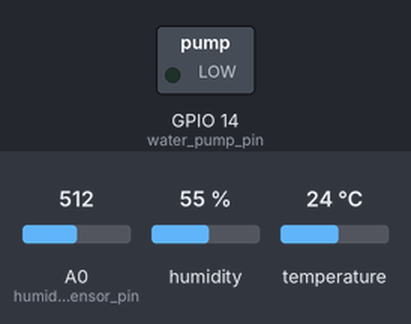
Simulated run of this sketch. Board: ESP8266 (NodeMCU). Parts: switched loads named in the sketch (green lamp = pin HIGH). The test bench sets the inputs (shaded band); at power-on: A0 (humidity_sensor_pin) = 512, temperature 24 °C, humidity 55 %. WiFi joins after 1.5 s; servers stay silent unless stated; uploads are accepted with an empty reply; what the sketch prints to the serial monitor is not drawn.

Above: at 2.7 s.
2.8 s: A0 (humidity_sensor_pin) set to 644
5.7 s: A0 (humidity_sensor_pin) set to 675
At 7.1 s:
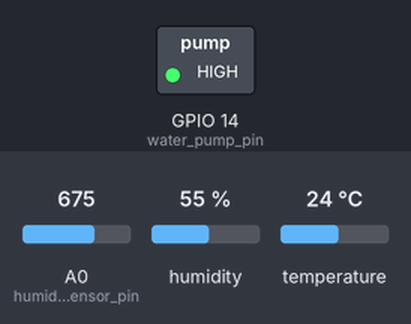
8.6 s: temperature set to 28 °C
11.5 s: temperature set to 31 °C
At 13.0 s:
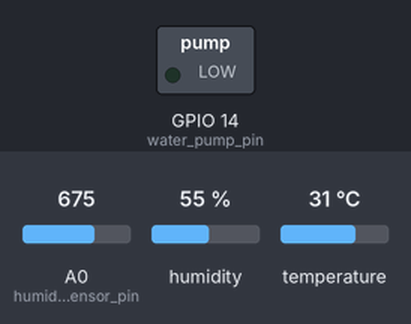
14.4 s: temperature set to 12 °C
At 16.2 s:
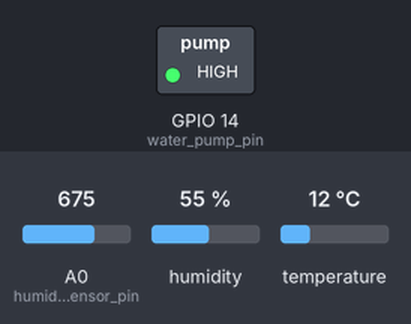
Timing chart, 0 to 17.7 s (numbered marks = the images above; inputs shaded):
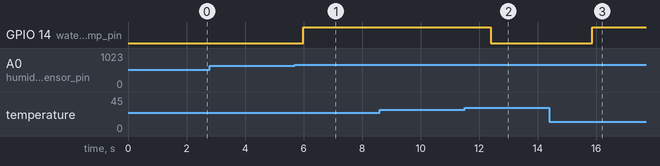

The sketch:

SistemadeRiego_PST.ino
```cpp
#include <SimpleDHT.h>
// Librería  <SimpleDHT.h> del sensor de temperatura y humedad relativa
#include <SPI.h>
#include <ESP8266WiFi.h>

//Librería <SPI.h> del motor DC compatible con la minibomba de agua DC
#define humidity_sensor_pin A0
//Se define variable del sensor de humedad en el suelo en el pin A0
//Defino variable del sensor de fotoresistencia LDR en el pin D5
// for DHT11,
//      VCC: 5V or 3V
//      GND: GND
//      DATA: 2
int pinDHT11 = 2;
// Se declara la variable pinDHT11 y lo asocio al pin 2
int water_pump_pin = 14;
//Se declara la variable mini bomba de agua y lo asocio al pin 14
int water_pump_speed = 255;
int bandera=0;
//Velocidad de la minibomba de agua oscila entre 100 como mínimo y 255 como máximo. Yo he //elegido 255 pero ustedes pueden elegir la que estimen conveniente. A más velocidad, mayor //bombeo de agua
const char* ssid = "Lab-Telematica";   //se coloca el nombre de la red a conectarse
const char* password = "l4bt3l3m4tic@"; //se coloca la contraseña de la red a conectarse
const char* host = "192.168.2.173";  //se coloca la direccion IP del servidor (raspberry)
float tiempo_inicial=0;  //se declara variable para iniciar contador de encendido de bomba
float tiempo_final=0;    //se declara variable para finalizar contador de encendido de bomba
float duracion_encendido=0;   //se declara variable para almacenar tiempo total de encendido de bomba
const float caudal_bomba=1.57;   //Caudal de la bomba en L/min
static char outstr[15];
String mac_adress="";   //se declara variable para almacenar la direccion mac del dispositivo

SimpleDHT11 dht11;

void setup() {
  Serial.begin(9600);
  pinMode(water_pump_pin,OUTPUT);
  Serial.println();
  Serial.println();
  Serial.print("Connecting to ");
  Serial.println(ssid);

  WiFi.begin(ssid, password); //inicia el proceso de conexion con la red wifi
  while (WiFi.status() != WL_CONNECTED) {
  delay(500);
  Serial.print(".");
  }
  Serial.println("");
  Serial.println("WiFi connected");
  Serial.println("IP address: ");
  Serial.println(WiFi.localIP()); //se obtiene la direccion IP de la conexion

  mac_adress= WiFi.macAddress();  //se obtiene la direccion mac del modulo wifi
  Serial.println(mac_adress);
}

void loop() {
  // start working…
// Mide la temperatura y humedad relativa y muestra resultado
  Serial.println("***********");
  Serial.println("Sample DHT11…");

  // read with raw sample data.
  byte temperature = 0;
  byte humidity_in_air = 0;
  byte data[40] = {0};
  if (dht11.read(pinDHT11, &temperature, &humidity_in_air, data)) {  //se verifica que los sensores esten funcionando correctamente
    Serial.print("Read DHT11 failed");
  }

  Serial.print("Sample RAW Bits: ");
  for (int i = 0; i < 40; i++) {
    Serial.print((int)data[i]);
    if (i > 0 && ((i + 1) % 4) == 0) {
      Serial.print(' ');
    }
  }
  Serial.println("");

  Serial.print("Sample OK: ");
  Serial.print("Temperature: ");Serial.print((int)temperature); Serial.print(" *C, ");
  Serial.print("Relative humidity in air: ");Serial.print((int)humidity_in_air); Serial.println(" %");
  int ground_humidity_value = map(analogRead(humidity_sensor_pin), 300, 1023, 100, 0);  // Mide la humedad en el suelo en % y muestra el resultado

  Serial.print("Ground humidity: ");
  Serial.print(ground_humidity_value);
  Serial.println("%");
  if( ground_humidity_value <= 50 && temperature < 30) {  //se comprueba que el valor de humedad del suelo y de temperatura sean los adecuados para encender la bomba
  bandera+=1;
  if (bandera==1){
    tiempo_inicial=millis();  //se inicia el contador
    }
  digitalWrite(water_pump_pin, HIGH);  //se enciende la bomba para empezar el riego
  Serial.println("Irrigate");
}
 else{
 digitalWrite(water_pump_pin, LOW);  //se apaga la bomba para acabar el riego
 Serial.println("Do not irrigate");

  if (bandera>0){
  bandera=0;
  tiempo_final=millis();  //se termina el contador
  duracion_encendido=(tiempo_final-tiempo_inicial)*60*caudal_bomba/1000;  //se calcula el consumo de agua total
  String duracion_final = String(duracion_encendido);
  Serial.print("connecting to ");
  Serial.println(host);

  // Use WiFiClient class to create TCP connections
  WiFiClient client;
  const int httpPort = 80;  //se declara el puerto por default
  if (!client.connect(host, httpPort)) {
  Serial.println("connection failed");
  return;
  }
 // We now create a URL for the request
 String url = "/dht11.php";   //se llama a la pagina de conexion con el servidor
 String duracion = "?duracion_riego=";  //se declara la variable que se desea envia al servidor
 String dispositivo= "&dispositivo=";

 Serial.print("Requesting URL: ");
 Serial.println(url);
 client.print(String("GET ") + url + duracion + duracion_final + dispositivo + mac_adress+ " HTTP/1.1\r\n" +
 "Host: " + host + "\r\n" + "Connection: close\r\n\r\n");  //se envia el requerimiento al servidor para subir los datos a la base de datos en phpMyadmin
 unsigned long timeout = millis();
 while (client.available() == 0) {
 if (millis() - timeout > 5000) {
 Serial.println(">>> Client Timeout !");
 client.stop();
 return;
 }
 }
 while (client.available()) {
  String line = client.readStringUntil('\r');
  Serial.print(line);
  }

 Serial.println();
 Serial.println("closing connection");
 }
}

// Ejecuta el código cada 2 segundos
 delay(2000);
}
```

Measured:
- the behaviour switches between 657 and 658 on A0 (humidity_sensor_pin) (found by bisection; images 0 and 1)
- the behaviour switches between 29 and 30 °C on temperature (found by bisection; images 1 and 2)
- after the input at 2.8 s, every drawn part: stays the same
- after the input at 5.7 s, GPIO 14 (water_pump_pin): LOW → HIGH after 0.28 s
- after the input at 8.6 s, every drawn part: stays the same
- after the input at 11.5 s, GPIO 14 (water_pump_pin): HIGH → LOW after 0.89 s
- after the input at 14.4 s, GPIO 14 (water_pump_pin): LOW → HIGH after 1.5 s
